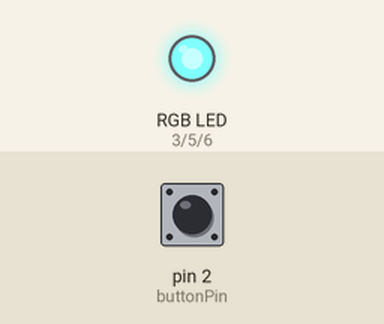
Bench run of a sketch on a simulated Arduino Uno, built with avr-gcc and run on an emulated ATmega328P. On the bench: an RGB LED mixed from three pins (HIGH = lit). The test bench sets the inputs (shaded band); at power-on: pin 2 (buttonPin) LOW.

Above: at 1.2 s.
1.3 s: pin 2 (buttonPin) pulled HIGH for 1 s
At 2.9 s:
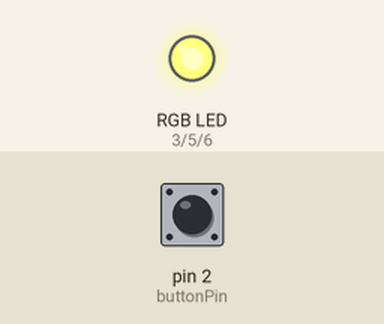
3.8 s: pin 2 (buttonPin) pulled HIGH for 0.15 s
At 5.2 s:
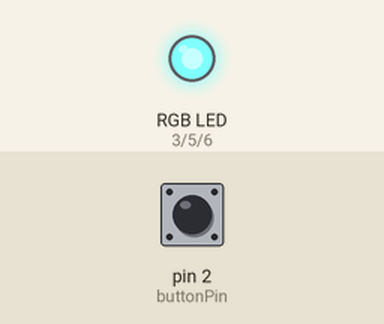
5.5 s: pin 2 (buttonPin) pulled HIGH for 3.2 s
At 10.1 s:
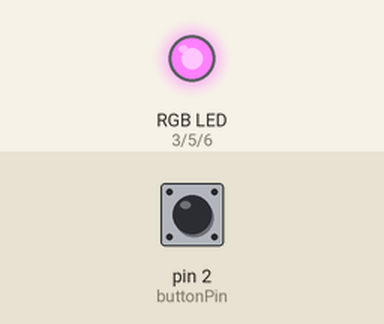
Timing chart, 0 to 11.6 s (numbered marks = the images above; inputs shaded):
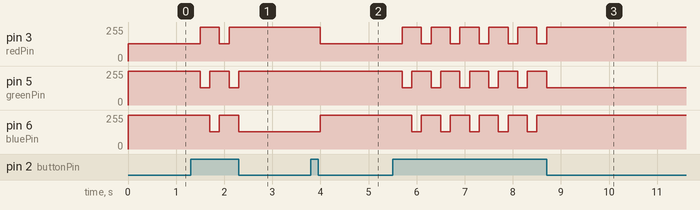

Measured:
- after the input at 1.3 s, pin 3 (redPin): 128/255 → 255/255 after 0.20 s, → 128/255 0.40 s later, → 255/255 0.20 s later; pin 5 (greenPin): alternates 255/255 for 0.40 s and 128/255 for 0.20 s, 4 changes in all, then stays 255/255, starting after 0.20 s; pin 6 (bluePin): 255/255 → 128/255 after 0.40 s, → 255/255 0.20 s later, → 128/255 0.40 s later
- after the input at 3.8 s, pin 3 (redPin): 255/255 → 128/255 after 0.20 s; pin 6 (bluePin): 128/255 → 255/255 after 0.20 s
- after the input at 5.5 s, pin 3 (redPin): alternates 255/255 for 0.40 s and 128/255 for 0.20 s, 11 changes in all, then stays 255/255, starting after 0.20 s; pin 5 (greenPin): alternates 255/255 for 0.40 s and 128/255 for 0.20 s, 11 changes in all, then stays 128/255, starting after 0.20 s

The sketch:

LED_WIFI_SZALAG.ino
```cpp
const int buttonPin = 2; // Pin for the button
const int redPin = 3;    // Pin for the red channel
const int greenPin = 5;  // Pin for the green channel
const int bluePin = 6;   // Pin for the blue channel

int buttonState = 0;     // Variable for reading the button status
int colorState = 0;      // Variable to track the current color

void setup() {
  pinMode(buttonPin, INPUT);
  pinMode(redPin, OUTPUT);
  pinMode(greenPin, OUTPUT);
  pinMode(bluePin, OUTPUT);
}

void loop() {
  buttonState = digitalRead(buttonPin);

  if (buttonState == HIGH) {
    colorState++;
    if (colorState > 2) {
      colorState = 0;
    }
    delay(200); // Debounce delay
  }

  switch (colorState) {
    case 0:
      setColor(128, 255, 255); // Red
      break;
    case 1:
      setColor(255, 128, 255); // Green
      break;
    case 2:
      setColor(255, 255, 128); // Blue
      break;
  }
}

void setColor(int red, int green, int blue) {
  analogWrite(redPin, red);
  analogWrite(greenPin, green);
  analogWrite(bluePin, blue);
}
```
